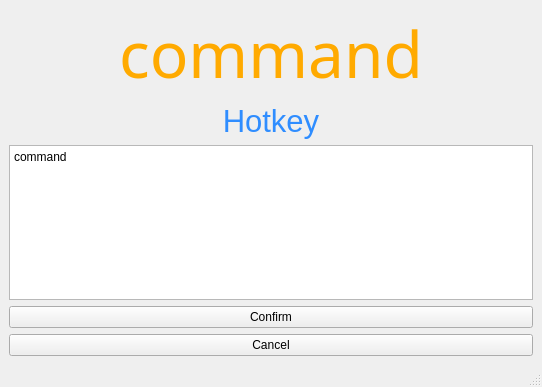
<?xml version="1.0" encoding="UTF-8"?>
<ui version="4.0">
 <class>MainWindow</class>
 <widget class="QMainWindow" name="MainWindow">
  <property name="geometry">
   <rect>
    <x>0</x>
    <y>0</y>
    <width>542</width>
    <height>387</height>
   </rect>
  </property>
  <property name="windowTitle">
   <string>MainWindow</string>
  </property>
  <widget class="QWidget" name="centralwidget">
   <layout class="QGridLayout" name="gridLayout">
    <item row="1" column="0">
     <widget class="QLabel" name="infoLabel">
      <property name="font">
       <font>
        <family>Microsoft YaHei</family>
        <pointsize>48</pointsize>
       </font>
      </property>
      <property name="styleSheet">
       <string notr="true">color: rgb(255, 170, 0);</string>
      </property>
      <property name="text">
       <string>command</string>
      </property>
      <property name="alignment">
       <set>Qt::AlignCenter</set>
      </property>
     </widget>
    </item>
    <item row="2" column="0">
     <widget class="QLabel" name="hotkey">
      <property name="font">
       <font>
        <family>Arial</family>
        <pointsize>23</pointsize>
       </font>
      </property>
      <property name="styleSheet">
       <string notr="true">color: rgb(47, 141, 255);</string>
      </property>
      <property name="text">
       <string>Hotkey</string>
      </property>
      <property name="alignment">
       <set>Qt::AlignCenter</set>
      </property>
     </widget>
    </item>
    <item row="3" column="0">
     <layout class="QGridLayout" name="gridLayout_2">
      <item row="1" column="0">
       <widget class="QPushButton" name="confirmButton">
        <property name="text">
         <string>Confirm</string>
        </property>
       </widget>
      </item>
      <item row="0" column="0">
       <widget class="QTextEdit" name="commandEditor">
        <property name="html">
         <string>&lt;!DOCTYPE HTML PUBLIC &quot;-//W3C//DTD HTML 4.0//EN&quot; &quot;http://www.w3.org/TR/REC-html40/strict.dtd&quot;&gt;
&lt;html&gt;&lt;head&gt;&lt;meta name=&quot;qrichtext&quot; content=&quot;1&quot; /&gt;&lt;style type=&quot;text/css&quot;&gt;
p, li { white-space: pre-wrap; }
&lt;/style&gt;&lt;/head&gt;&lt;body style=&quot; font-family:'SimSun'; font-size:9pt; font-weight:400; font-style:normal;&quot;&gt;
&lt;p style=&quot; margin-top:0px; margin-bottom:0px; margin-left:0px; margin-right:0px; -qt-block-indent:0; text-indent:0px;&quot;&gt;command&lt;/p&gt;&lt;/body&gt;&lt;/html&gt;</string>
        </property>
       </widget>
      </item>
      <item row="2" column="0">
       <widget class="QPushButton" name="cancelButton">
        <property name="text">
         <string>Cancel</string>
        </property>
       </widget>
      </item>
     </layout>
    </item>
   </layout>
  </widget>
  <widget class="QMenuBar" name="menubar">
   <property name="geometry">
    <rect>
     <x>0</x>
     <y>0</y>
     <width>542</width>
     <height>26</height>
    </rect>
   </property>
  </widget>
  <widget class="QStatusBar" name="statusbar"/>
 </widget>
 <resources/>
 <connections>
  <connection>
   <sender>cancelButton</sender>
   <signal>clicked()</signal>
   <receiver>MainWindow</receiver>
   <slot>close()</slot>
   <hints>
    <hint type="sourcelabel">
     <x>270</x>
     <y>335</y>
    </hint>
    <hint type="destinationlabel">
     <x>270</x>
     <y>193</y>
    </hint>
   </hints>
  </connection>
  <connection>
   <sender>confirmButton</sender>
   <signal>clicked()</signal>
   <receiver>MainWindow</receiver>
   <slot>setCommandDefinition()</slot>
   <hints>
    <hint type="sourcelabel">
     <x>270</x>
     <y>300</y>
    </hint>
    <hint type="destinationlabel">
     <x>270</x>
     <y>193</y>
    </hint>
   </hints>
  </connection>
  <connection>
   <sender>commandEditor</sender>
   <signal>textChanged()</signal>
   <receiver>MainWindow</receiver>
   <slot>setCommandInfo()</slot>
   <hints>
    <hint type="sourcelabel">
     <x>270</x>
     <y>239</y>
    </hint>
    <hint type="destinationlabel">
     <x>270</x>
     <y>193</y>
    </hint>
   </hints>
  </connection>
 </connections>
 <slots>
  <slot>setCommandInfo()</slot>
  <slot>setCommandDefinition()</slot>
 </slots>
</ui>
